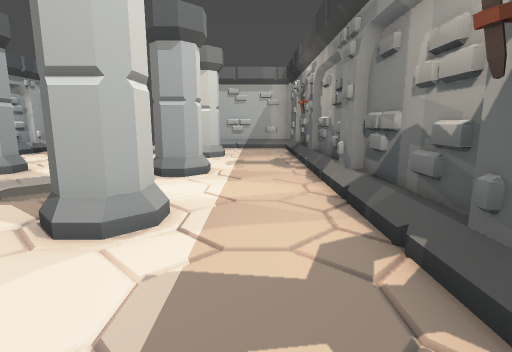
view 1 (above)

13 first-person views from a walk through a Godot game level. The camera is 1.3 m above the floor, tilts 10° down and sees 80° across. The floor is counted in squares, 1 m on a side. Each view is taken from the middle of a square. On the plan, view 1 faces up. The plan holds only what a view shows up to about 14 squares ahead; the rest is blank.

view 2
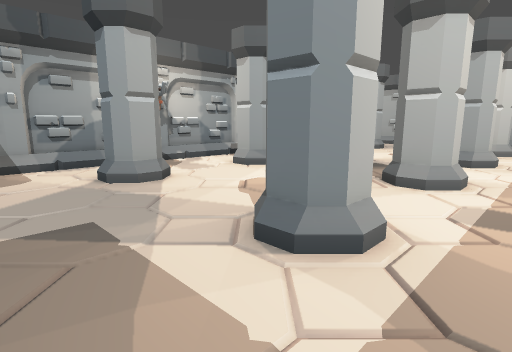

view 3
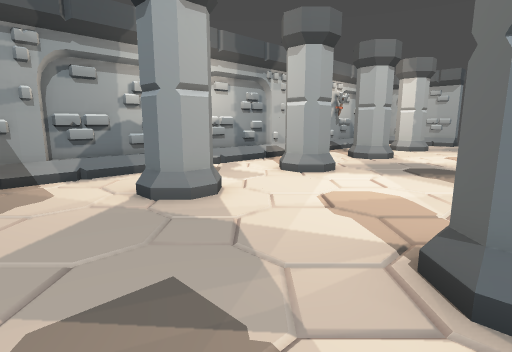

view 4
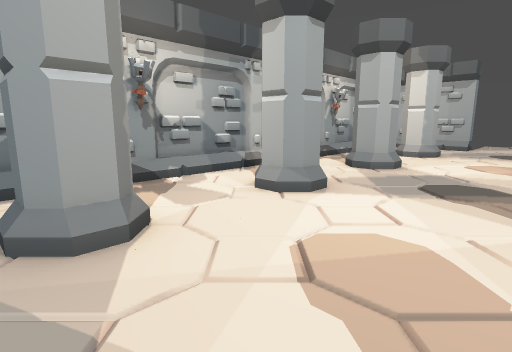

view 5
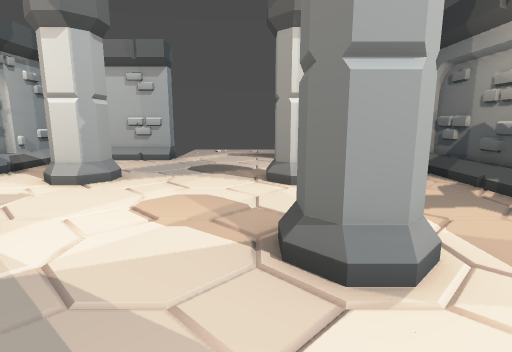

view 6
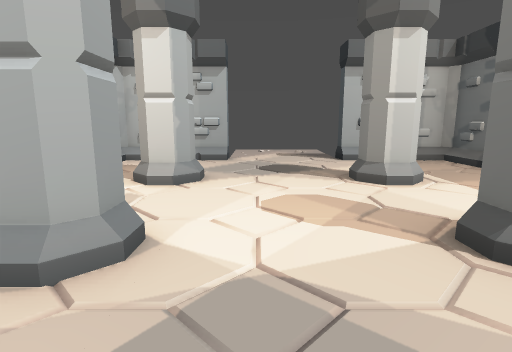

view 7
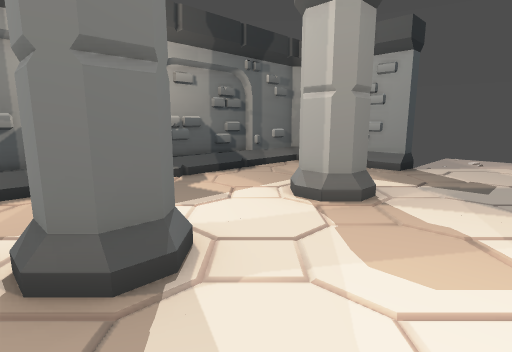

view 8
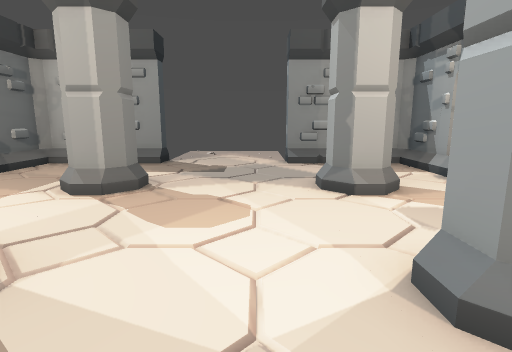

view 9
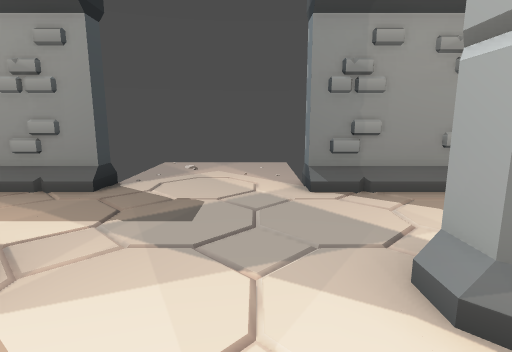

view 10
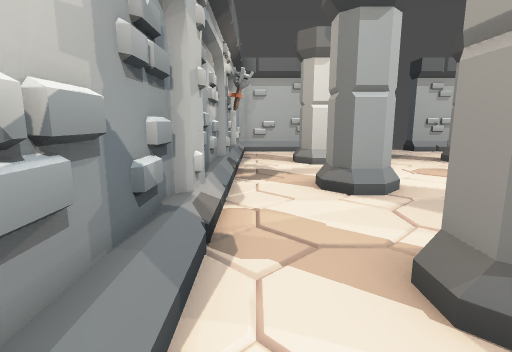

view 11
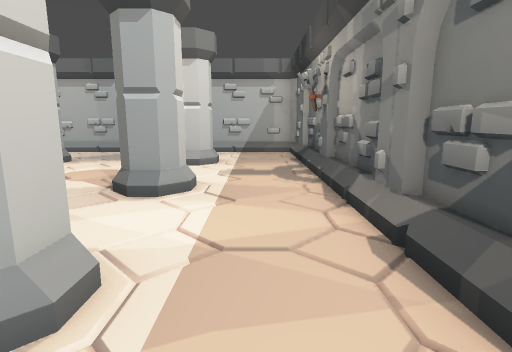

view 12
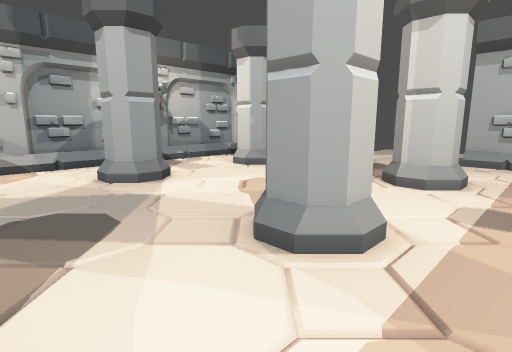

view 13
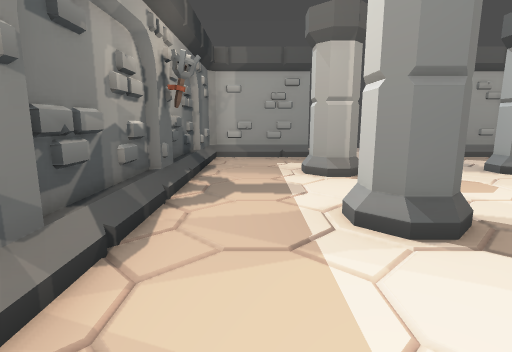

### Floor plan
Key: @ floor where view 1 was taken; # wall or solid block; . floor; P pillar.
Columns run from 10 left of view 1 to 2 right of it. Each row starts with its distance up from view 1.
 19      ...
 18      ...
 17      ...
 16 #####...#####
 15 #...........#
 14 #...........#
 13 #..P....P...#
 12 #.P#P..P#P..#
 11 #..P....P...#
 10 #...........#
  9 #..P....P...#
  8 #.P#P..P#P..#
  7 #..P....P...#
  6 #...........#
  5 #..P....P...#
  4 #.P#P..P#P..#
  3 #..P....P...#
  2 #...........#
  1 #..P....P...#
  0 #.P#P..P#P@.#
 -1 #..P....P...#
 -2 #...........#
 -3 #...........#
 -4 #####...#####
 -5      ...
 -6      ...
 -7      ...

Where each view was taken, in squares from view 1:
view 1: 0 up, 0 right, facing up
view 2: 3 down, 0 right, facing up-left
view 3: 3 down, 2 left, facing up-left
view 4: 1 down, 3 left, facing up-left
view 5: 5 up, 3 left, facing up
view 6: 5 up, 5 left, facing up
view 7: 5 up, 5 left, facing down-right
view 8: 6 up, 5 left, facing down
view 9: 2 up, 5 left, facing down
view 10: 2 up, 9 left, facing up
view 11: 2 up, 0 right, facing up
view 12: 5 up, 0 right, facing up-left
view 13: 8 up, 0 right, facing down
